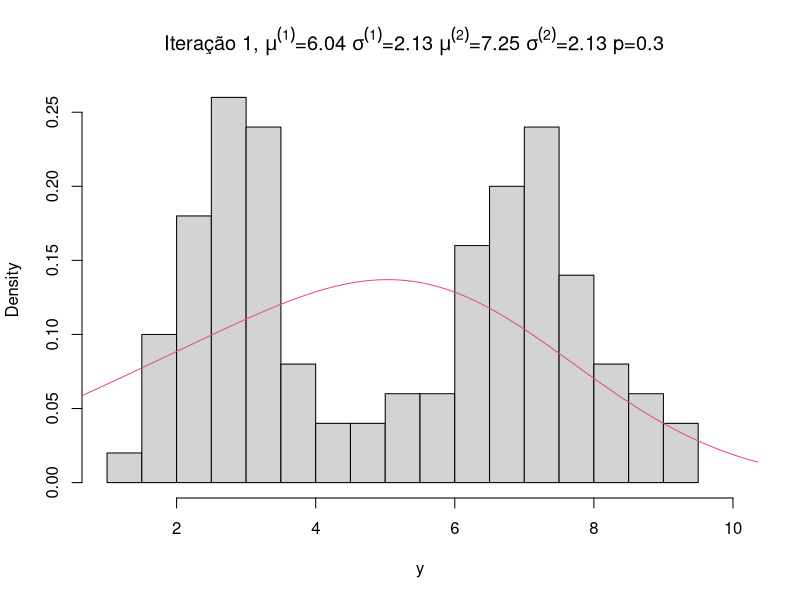
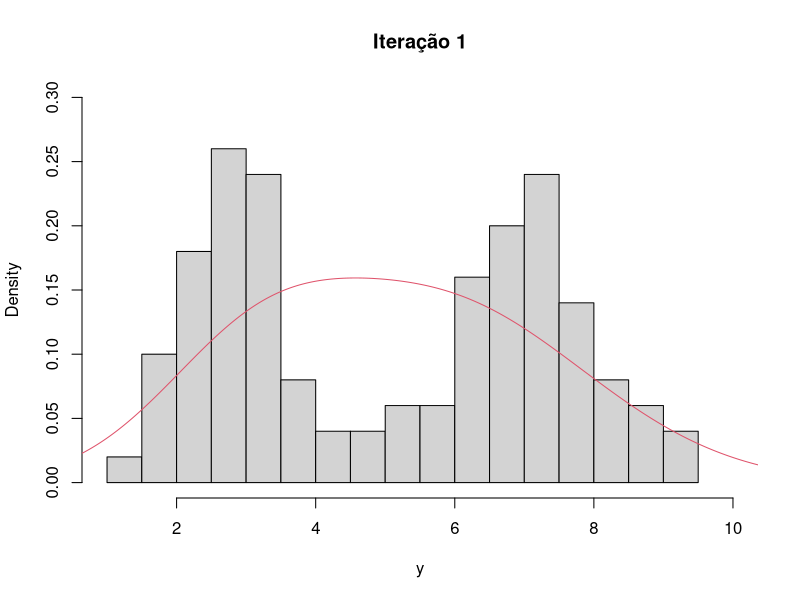
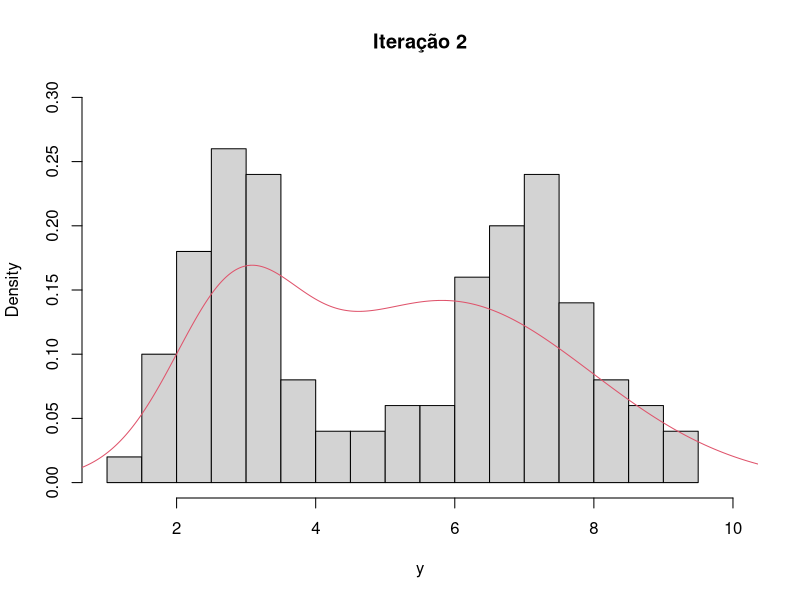
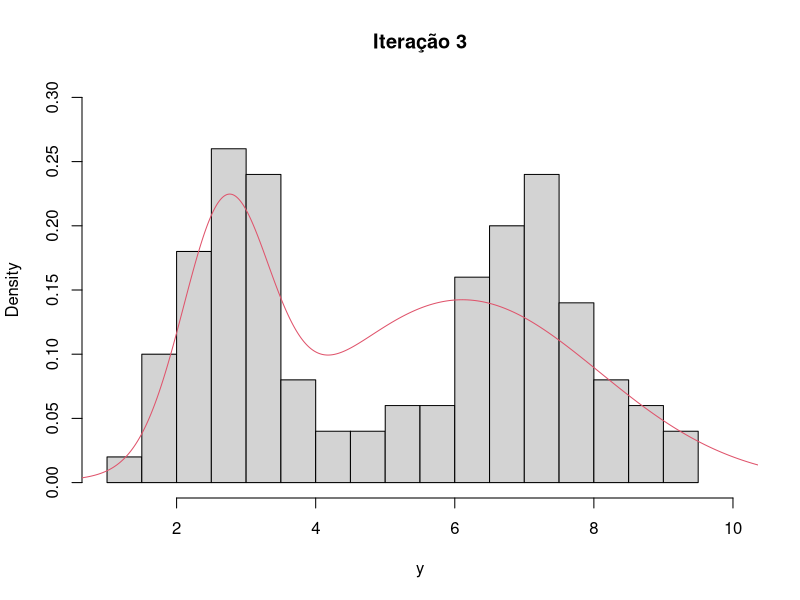
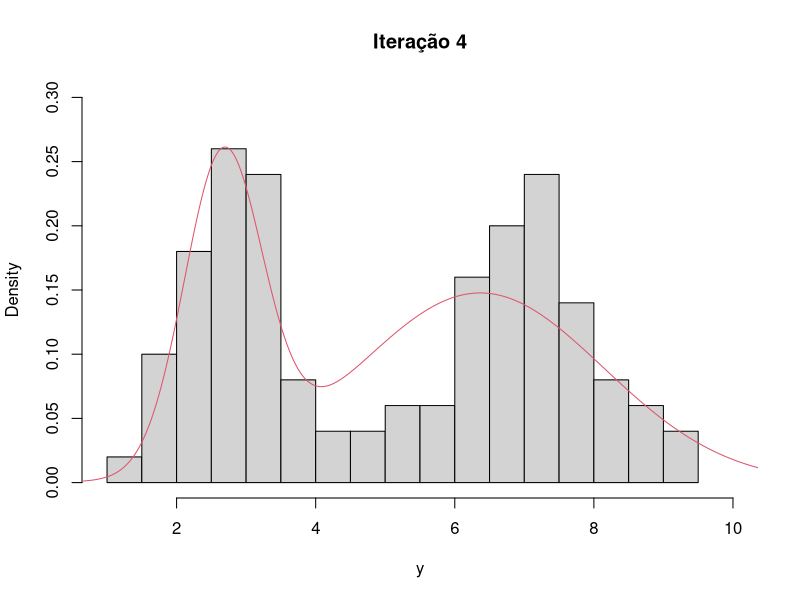
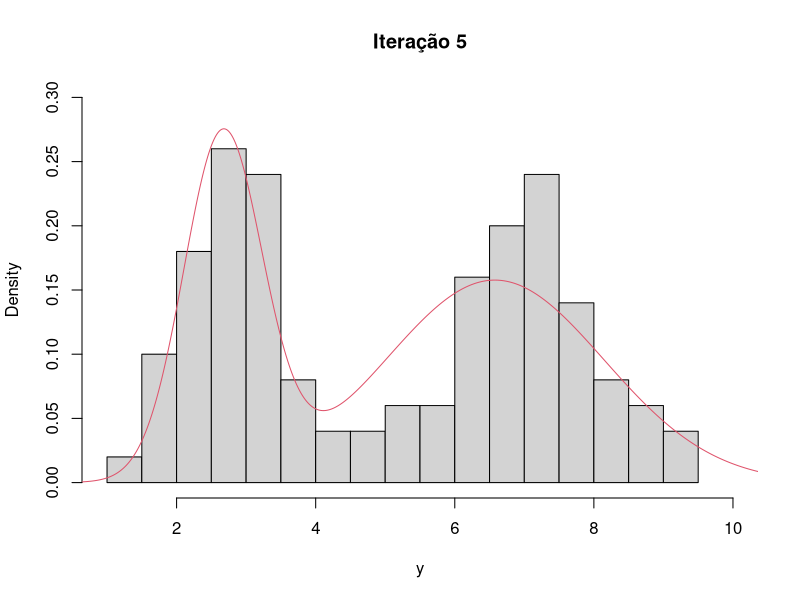
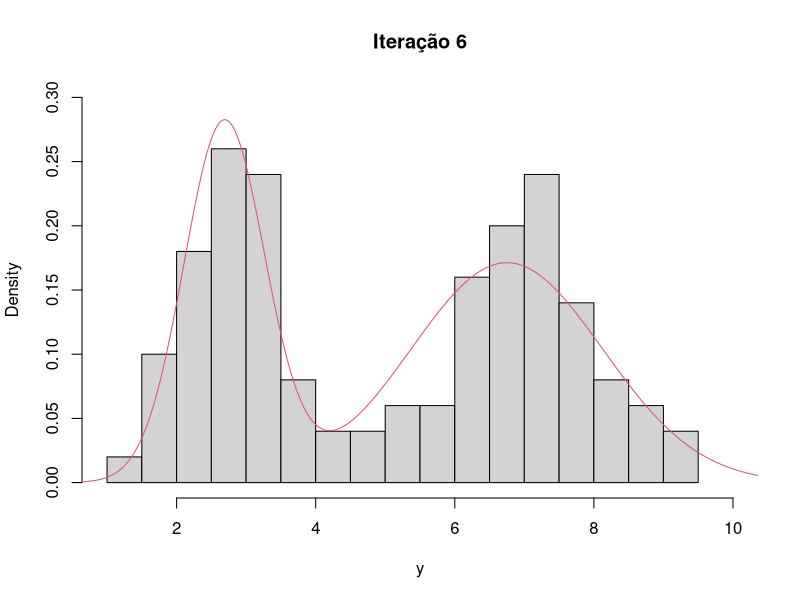
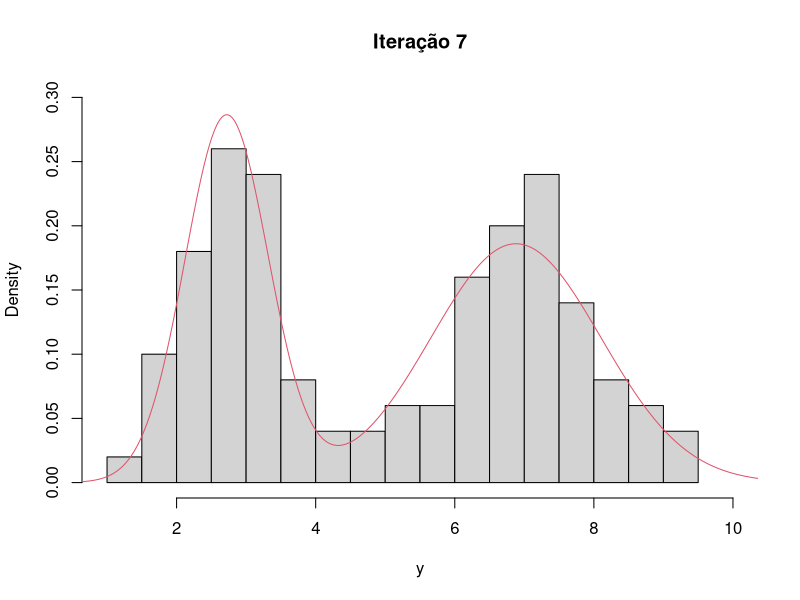

Source code (R) for these figures, in order: (Note: this script raises an error after producing the figures.)
set.seed(123)
N=100
U =runif(N)                                            
y = rep(NA,N)
for(i in 1:N){
  if(U[i]>.5){
    y[i] = rnorm(1,3,0.75)
  }else if(U[i]<.5){
    y[i] = rnorm(1,7,1)
  }
}

gama=c()
mu1=sample(y,1)
sigma1=var(y)
mu2=sample(y,1)
sigma2=var(y)
p=0.3

#gráfico nos chutes inciais
dens<-function(x,mu1,sigma1,mu2,sigma2,p){
  (1-p)*dnorm(x,mu1,sqrt(sigma1))+p*dnorm(x,mu2,sqrt(sigma2))
}
x <- seq(0, 20, 0.01)
hist(y, main=expression(paste('Iteração 1, ',mu^(1),'=6.04 ',sigma^(1),'=2.13 ',mu^(2),'=7.25 ',sigma^(2),'=2.13 ',p,'=0.3 ',sep=' ')), breaks=20, prob =TRUE,xlim=c(1,10))
lines(x,dens(x=x,mu1=mu1,sigma1=sigma1,mu2=mu2,sigma2=sigma2,p=p),col=2)

#iterando..
j=0
while(j<50){
  j=j+1
for (i in 1:N){
  gama[i]=(1-p)*dnorm(y[i],mu1,sqrt(sigma1))/((1-p)*dnorm(y[i],mu1,sqrt(sigma1))+p*dnorm(y[i],mu2,sqrt(sigma2)))
}
  mu1=sum((1-gama)*y)/sum(1-gama)
  mu2=sum(gama*y)/sum(gama)
  sigma1=sum((1-gama)*(y-mu1)^2)/sum(1-gama)
  sigma2=sum(gama*(y-mu2)^2)/sum(gama)
  p=sum(gama)/N
  

  mypath <- file.path("C:\\Users\\N4030\\Desktop\\Gabi\\Matérias, Livros e Gabaritos\\Matérias\\Mestrado\\Estatística Computacional\\Trabalhos de entrega\\Trabalho 5\\",paste("ajustes", j, ".jpg", sep = ""))
  jpeg(file=mypath)
  mytitle = paste("iteração", j)
  hist(y, main=paste('Iteração ',j,sep=''), breaks=20, prob =TRUE,xlim=c(1,10),ylim=c(0,0.3))
  lines(x,dens(x=x,mu1=mu1,sigma1=sigma1,mu2=mu2,sigma2=sigma2,p=p),col=2)
  dev.off()
  
}
#grafico na ultima iteraçao
x <- seq(0, 20, 0.01)
hist(y, main=expression(paste('Iteração 50, ',mu^(1),'=2.80 ',sigma^(1),'=0.67 ',mu^(2),'=7.55 ',sigma^(2),'=1.01 ',p,'=0.54 ',sep=' ')), breaks=20, prob =TRUE,xlim=c(1,10),ylim=c(0,0.3))
lines(x,dens(x=x,mu1=mu1,sigma1=sigma1,mu2=mu2,sigma2=sigma2,p=p),col=2)

reais=c(3,0.75,7,1,0.4)
conv=c(2.80,0.67,7.55,1.01,0.54)
mean(abs(reais-conv))

test.glm=glm(visitas~idade,family='poisson',data=dados)
summary(test.glm)
